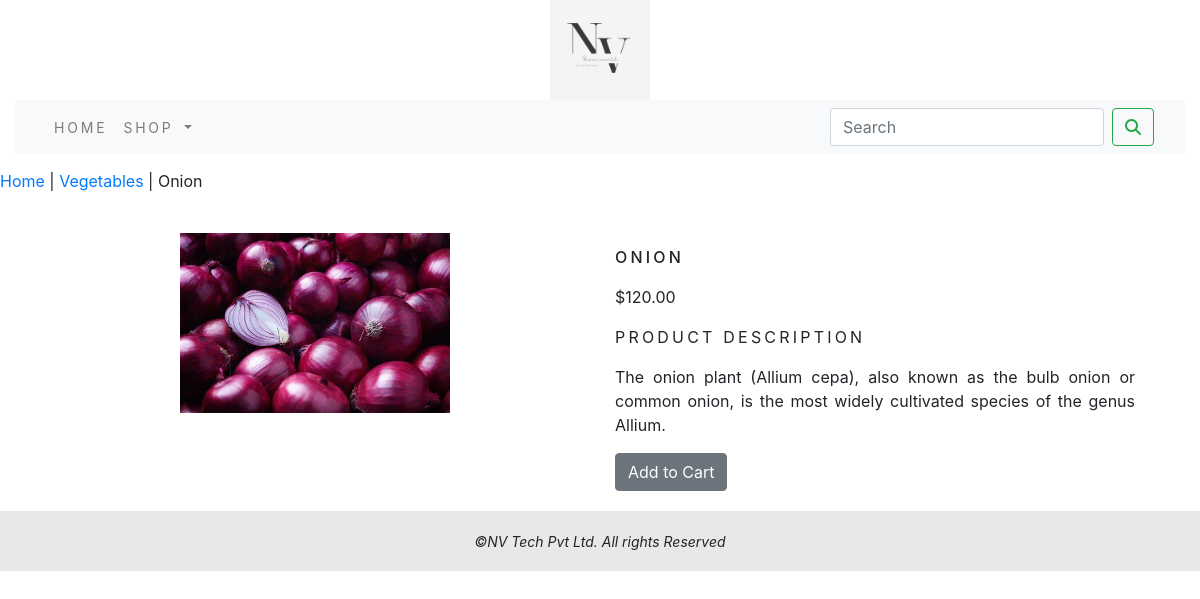
Page /vegetables/onion/ on the committed database.
### shop/models.py (models this page shows, shortened)
class Product(models.Model):
    name = models.CharField(max_length=250, unique=True)
    slug = models.SlugField(max_length=250, unique=True)
    description = models.TextField(blank=True)
    category = models.ForeignKey(Category, on_delete=models.CASCADE)
    image = models.ImageField(upload_to='product', blank=True)
    price = models.DecimalField(max_digits=10, decimal_places=2)
    stock = models.IntegerField()
    available = models.BooleanField(default=True)
    created = models.DateTimeField(auto_now_add=True)
    updated = models.DateTimeField(auto_now=True)
    class Meta:
        ordering = ['name']
        verbose_name = 'product'
        verbose_name_plural = 'products'

class Category(models.Model):
    name = models.CharField(max_length=250,unique=True)
    slug = models.SlugField(max_length=250,unique=True)
    description = models.TextField(blank=True)
    image = models.ImageField(upload_to='category', blank=True)
    class Meta:
        ordering = ['name']
        verbose_name = 'category'
        verbose_name_plural = 'categories'
    def get_url(self):
        return reverse('shop:products_by_category', args=[self.slug])
    def __str__(self):
        return '{}' .format(self.name)

### shop/views.py (the view)
# urls.py: path('<slug:c_slug>/<slug:product_slug>/', views.prodDetail, name='prodCatDet')
def prodDetail(request,c_slug,product_slug):
    try:
        product=Product.objects.get(category__slug=c_slug,slug=product_slug)
    except Exception as e:
        raise e
    return render(request,'product.html',{'product':product})

### cart/context_processors.py (called while the page is built)
def counter(request):
    item_count = 0
    if 'admin' in request.path:
        return {}
    else:
        try:
            cart = Cart.objects.filter(cart_id=_cart_id(request))
            cart_items = CartItem.objects.all().filter(cart=cart[:1])
            for cart_item in cart_items:
                item_count += cart_item.quantity
        except Cart.DoesNotExist:
            item_count = 0
    return dict(item_count=item_count)

### cart/views.py (called while the page is built)
def _cart_id(request):
    cart = request.session.session_key
    if not cart:
        cart = request.session.create()
    return cart

### shop/context_processors.py (called while the page is built)
def menu_links(request):
    links=Category.objects.all()
    return dict(links=links)

### templates/product.html (shortened to what this page needs)
{% extends 'base.html' %}
{% load static %}
{% block content %}
<div class="row my_prod_row_class">
    <div class="mx_auto">
        <p><a href="{% url 'shop:allProdCat' %}">Home</a> | <a href="{{product.category.get_url}}">{{product.category}}</a> | {{product.name}}</p>
    </div>
    <div class="container">
        <br>
        <div class="row">
            <div class="col-12 col-sm-12 col-md-12 col-lg-6 text-center">
                <div style='min-width:18rem'>
                    <img class="prod_img" src="{{product.image.url}}" alt="{{product.name}}">
                </div>
            </div>
                <div class="col-12 col-sm-12 col-md-12 col-lg-6">
                    <div>
                    <h1 class="my_prod_title">{{product.name}}</h1>
                    <p>${{product.price}}</p>
                    <p class="my_title">Product Description</p>
                    <p class="text-justify my_prod_text">{{product.description}}</p>
                    {% if product.stock <= 0 %}
                        <p class="text-justify my_prod_text"><b>Out of Stock</b></p>
                    {% else %}
                        <a class="btn btn-secondary" href="{% url 'cart:add_cart' product.id %}">Add to Cart</a>
                    {% endif %}
                    </div>
                </div>
        </div>
    </div>
</div>
{% endblock %}

### static/css/custom4.css (style rules this page uses)
body { font-family: 'Roboto', sans-serif; }
.my_title { font-size:16px; text-transform:uppercase; letter-spacing:.2em; }
.my_prod_row_class { padding-top:15px; padding-bottom:20px; }
.my_prod_title { font-size:16px; text-transform:uppercase; letter-spacing:.2em; padding-top:15px; padding-bottom:10px; }
.my_prod_text { padding-right:20px; }
.prod_img { width:50%; height:50% }

### rows in the picture
Product: category "Vegetables", name "Onion", image (picture), name "ONION", price "120.00", description "The onion plant (Allium cepa), also known as the bulb onion or common onion, is the most widely cultivated species of the genus Allium."
